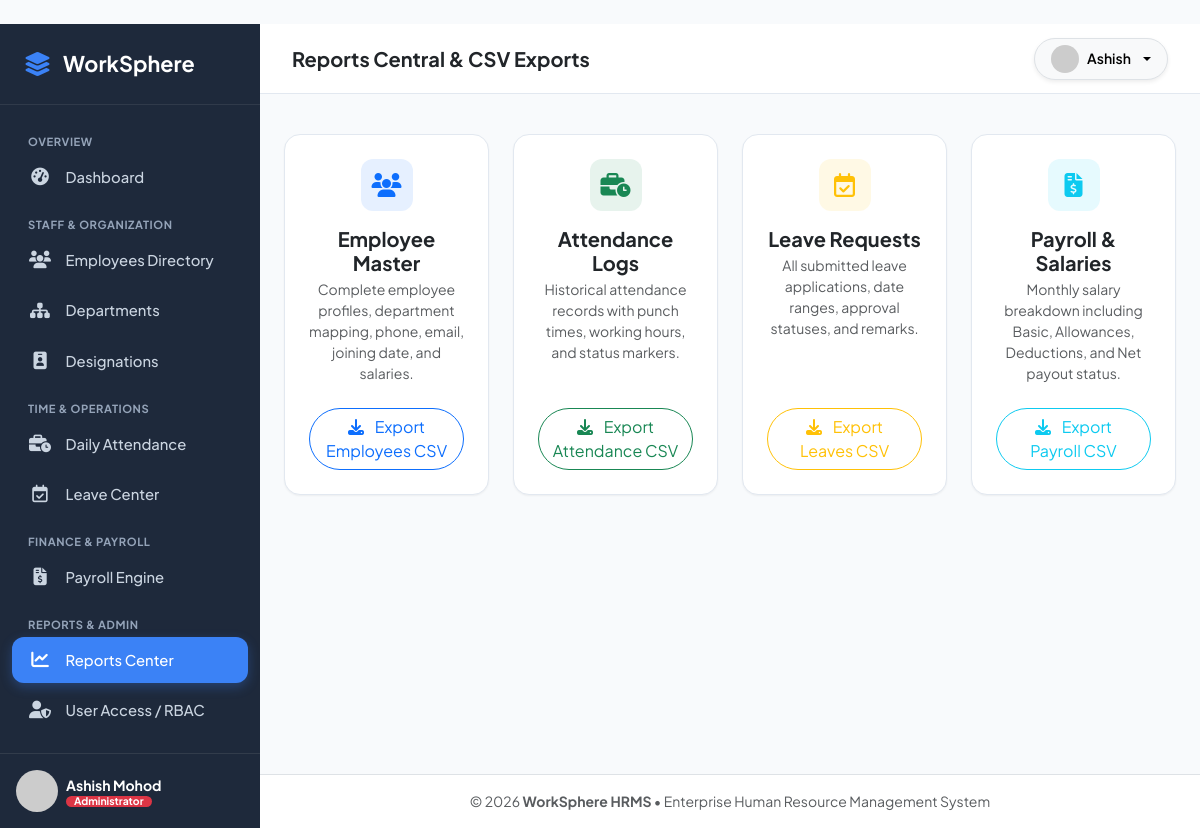
The app's page /reports/ (signed in) with its own data.
### accounts/models.py (models this page shows, shortened)
class User(AbstractUser):
    role = models.CharField(
        max_length=20,
        choices=UserRole.choices,
        default=UserRole.EMPLOYEE,
        help_text="Role determining access permissions within WorkSphere."
    )
    phone = models.CharField(max_length=20, blank=True, null=True)
    profile_picture = models.ImageField(upload_to='avatars/', blank=True, null=True)
    is_verified = models.BooleanField(default=True)
    created_at = models.DateTimeField(auto_now_add=True)
    updated_at = models.DateTimeField(auto_now=True)
    @property
    def get_role_badge(self):
        badges = {
            UserRole.ADMIN: 'bg-danger',
            UserRole.HR: 'bg-primary',
            UserRole.EMPLOYEE: 'bg-info text-dark',
        }
        return badges.get(self.role, 'bg-secondary')
    @property
    def get_avatar_url(self):
        if self.profile_picture and hasattr(self.profile_picture, 'url'):
            return self.profile_picture.url
        return f"https://ui-avatars.com/api/?name={self.get_full_name() or self.username}&background=2563eb&color=fff"

### dashboard/views.py (the view)
# urls.py: path('reports/', views.reports_view, name='reports'),
@login_required
@hr_required
def reports_view(request):
    return render(request, 'dashboard/reports.html')

### templates/dashboard/reports.html (shortened to what this page needs)
﻿{% extends 'base.html' %}
{% block page_title %}Reports Central & CSV Exports{% endblock %}
{% block content %}
<div class="row g-4">
    <div class="col-md-6 col-xl-3">
        <div class="card card-custom p-4 h-100 text-center">
            <div class="stat-icon bg-primary bg-opacity-10 text-primary mx-auto mb-3">
                <i class="fa-solid fa-users"></i>
            </div>
            <h5 class="fw-bold text-dark mb-1">Employee Master</h5>
            <p class="text-muted small mb-4">Complete employee profiles, department mapping, phone, email, joining date, and salaries.</p>
            <a href="{% url 'dashboard:export_employees' %}" class="btn btn-outline-primary rounded-pill w-100 mt-auto">
                <i class="fa-solid fa-download me-2"></i> Export Employees CSV
            </a>
        </div>
    </div>
    <div class="col-md-6 col-xl-3">
        <div class="card card-custom p-4 h-100 text-center">
            <div class="stat-icon bg-success bg-opacity-10 text-success mx-auto mb-3">
                <i class="fa-solid fa-business-time"></i>
            </div>
            <h5 class="fw-bold text-dark mb-1">Attendance Logs</h5>
            <p class="text-muted small mb-4">Historical attendance records with punch times, working hours, and status markers.</p>
            <a href="{% url 'dashboard:export_attendance' %}" class="btn btn-outline-success rounded-pill w-100 mt-auto">
                <i class="fa-solid fa-download me-2"></i> Export Attendance CSV
            </a>
        </div>
    </div>
    <div class="col-md-6 col-xl-3">
        <div class="card card-custom p-4 h-100 text-center">
            <div class="stat-icon bg-warning bg-opacity-10 text-warning mx-auto mb-3">
                <i class="fa-regular fa-calendar-check"></i>
            </div>
            <h5 class="fw-bold text-dark mb-1">Leave Requests</h5>
            <p class="text-muted small mb-4">All submitted leave applications, date ranges, approval statuses, and remarks.</p>
            <a href="{% url 'dashboard:export_leaves' %}" class="btn btn-outline-warning rounded-pill w-100 mt-auto">
                <i class="fa-solid fa-download me-2"></i> Export Leaves CSV
            </a>
        </div>
    </div>
    <div class="col-md-6 col-xl-3">
        <div class="card card-custom p-4 h-100 text-center">
            <div class="stat-icon bg-info bg-opacity-10 text-info mx-auto mb-3">
                <i class="fa-solid fa-file-invoice-dollar"></i>
            </div>
            <h5 class="fw-bold text-dark mb-1">Payroll & Salaries</h5>
            <p class="text-muted small mb-4">Monthly salary breakdown including Basic, Allowances, Deductions, and Net payout status.</p>
            <a href="{% url 'dashboard:export_payroll' %}" class="btn btn-outline-info rounded-pill w-100 mt-auto">
                <i class="fa-solid fa-download me-2"></i> Export Payroll CSV
            </a>
        </div>
    </div>
</div>
{% endblock %}

### templates/base.html (shortened to what this page needs)
﻿<!DOCTYPE html>
<html lang="en">
<head>
    <link href="https://cdn.jsdelivr.net/npm/bootstrap@5.3.2/dist/css/bootstrap.min.css" rel="stylesheet">
    <link rel="stylesheet" href="https://cdnjs.cloudflare.com/ajax/libs/font-awesome/6.5.1/css/all.min.css">
    {% load static %}
    <link rel="stylesheet" href="{% static 'css/style.css' %}">
</head>
<body>
    <div id="app-wrapper">
        <aside id="sidebar">
            <div class="sidebar-brand">
                <i class="fa-solid fa-layer-group fs-4"></i>
                <span>WorkSphere</span>
            </div>
            <ul class="sidebar-menu">
                <li class="menu-header">Overview</li>
                <li>
                    <a href="{% url 'dashboard:index' %}" class="sidebar-link {% if request.resolver_match.app_name == 'dashboard' and request.resolver_match.url_name == 'index' %}active{% endif %}">
                        <i class="fa-solid fa-gauge-high"></i>
                        <span>Dashboard</span>
                    </a>
                </li>
                {% if user.role == 'ADMIN' or user.role == 'HR' or user.is_superuser %}
                <li class="menu-header">Staff & Organization</li>
                <li>
                    <a href="{% url 'employees:list' %}" class="sidebar-link {% if request.resolver_match.app_name == 'employees' and 'department' not in request.path and 'designation' not in request.path %}active{% endif %}">
                        <i class="fa-solid fa-users"></i>
                        <span>Employees Directory</span>
                    </a>
                </li>
                <li>
                    <a href="{% url 'employees:department_list' %}" class="sidebar-link {% if 'departments' in request.path %}active{% endif %}">
                        <i class="fa-solid fa-sitemap"></i>
                        <span>Departments</span>
                    </a>
                </li>
                <li>
                    <a href="{% url 'employees:designation_list' %}" class="sidebar-link {% if 'designations' in request.path %}active{% endif %}">
                        <i class="fa-solid fa-id-badge"></i>
                        <span>Designations</span>
                    </a>
                </li>
                {% endif %}
                <li class="menu-header">Time & Operations</li>
                <li>
                    <a href="{% url 'attendance:list' %}" class="sidebar-link {% if request.resolver_match.app_name == 'attendance' and request.resolver_match.url_name == 'list' %}active{% endif %}">
                        <i class="fa-solid fa-business-time"></i>
                        <span>Daily Attendance</span>
                    </a>
                </li>
                <li>
                    <a href="{% url 'leave_management:list' %}" class="sidebar-link {% if request.resolver_match.app_name == 'leave_management' and request.resolver_match.url_name == 'list' %}active{% endif %}">
                        <i class="fa-regular fa-calendar-check"></i>
                        <span>Leave Center</span>
                    </a>
                </li>
                <li class="menu-header">Finance & Payroll</li>
                <li>
                    <a href="{% url 'payroll:list' %}" class="sidebar-link {% if request.resolver_match.app_name == 'payroll' and request.resolver_match.url_name == 'list' %}active{% endif %}">
                        <i class="fa-solid fa-file-invoice-dollar"></i>
                        <span>Payroll Engine</span>
                    </a>
                </li>
                {% if user.role == 'ADMIN' or user.role == 'HR' or user.is_superuser %}
                <li class="menu-header">Reports & Admin</li>
                <li>
                    <a href="{% url 'dashboard:reports' %}" class="sidebar-link {% if request.resolver_match.url_name == 'reports' %}active{% endif %}">
                        <i class="fa-solid fa-chart-line"></i>
                        <span>Reports Center</span>
                    </a>
                </li>
                <li>
                    <a href="{% url 'accounts:user_list' %}" class="sidebar-link {% if request.resolver_match.app_name == 'accounts' and request.resolver_match.url_name == 'user_list' %}active{% endif %}">
                        <i class="fa-solid fa-user-shield"></i>
                        <span>User Access / RBAC</span>
                    </a>
                </li>
                {% endif %}
            </ul>
            <div class="p-3 border-top border-secondary border-opacity-25 mt-auto">
                <div class="d-flex align-items-center gap-2">
                    <img src="{{ user.get_avatar_url }}" alt="{{ user.username }}" class="avatar-img">
                    <div class="overflow-hidden">
                        <div class="text-white fw-bold text-truncate small">{{ user.get_full_name|default:user.username }}</div>
                        <span class="badge {{ user.get_role_badge }} py-0 px-2 small" style="font-size: 0.65rem;">{{ user.get_role_display }}</span>
                    </div>
                </div>
            </div>
        </aside>
        <div id="main-content">
            <header class="top-navbar">
                <div class="d-flex align-items-center gap-3">
                    <h5 class="fw-bold mb-0 text-dark">{% block page_title %}Dashboard{% endblock %}</h5>
                </div>
                <div class="d-flex align-items-center gap-3">
                    <div class="dropdown">
                        <button class="btn btn-light d-flex align-items-center gap-2 rounded-pill px-3 border dropdown-toggle shadow-sm" type="button" data-bs-toggle="dropdown">
                            <img src="{{ user.get_avatar_url }}" class="rounded-circle" width="28" height="28" alt="avatar">
                            <span class="fw-semibold small d-none d-md-inline">{{ user.first_name|default:user.username }}</span>
                        </button>
                    </div>
                </div>
            </header>
            <div class="px-4 pt-3">
            </div>
            <main class="flex-grow-1 p-4">
                {% block content %}{% endblock %}
            </main>
            <footer class="bg-white border-top py-3 px-4 text-center text-muted small">
                <span>&copy; 2026 <strong>WorkSphere HRMS</strong> &bull; Enterprise Human Resource Management System</span>
            </footer>
        </div>
    </div>
</body>
</html>

### static/css/style.css (style rules this page uses)
body { background-color: #f8fafc; color: var(--text-main); font-family: 'Plus Jakarta Sans', system-ui, -apple-system, sans-serif; min-height: 100vh; display: flex; flex-direction: column; }
#app-wrapper { display: flex; width: 100%; min-height: 100vh; }
#sidebar { width: 260px; background-color: var(--sidebar-bg); color: #f8fafc; flex-shrink: 0; display: flex; flex-direction: column; transition: all 0.3s ease; z-index: 1000; }
#sidebar .sidebar-brand { padding: 1.5rem; font-size: 1.35rem; font-weight: 700; color: #ffffff; display: flex; align-items: center; gap: 0.75rem; border-bottom: 1px solid rgba(255, 255, 255, 0.08); }
#sidebar .sidebar-brand i { color: var(--primary-color); }
#sidebar .sidebar-menu { padding: 1rem 0.75rem; list-style: none; margin: 0; flex-grow: 1; overflow-y: auto; }
.menu-header { font-size: 0.7rem; text-transform: uppercase; letter-spacing: 0.05em; color: #94a3b8; padding: 0.75rem 1rem 0.25rem; font-weight: 700; }
.sidebar-link { display: flex; align-items: center; gap: 0.85rem; padding: 0.75rem 1rem; color: #cbd5e1; text-decoration: none; border-radius: var(--radius-md); font-weight: 500; font-size: 0.925rem; margin-bottom: 0.25rem; transition: all 0.2s ease; }
.sidebar-link.active { color: #ffffff; background-color: var(--primary-color); box-shadow: 0 4px 12px rgba(59, 130, 246, 0.3); }
.sidebar-link i { font-size: 1.1rem; width: 24px; text-align: center; }
#main-content { flex-grow: 1; display: flex; flex-direction: column; min-width: 0; overflow-x: hidden; }
.top-navbar { background: #ffffff; border-bottom: 1px solid var(--border-color); padding: 0.85rem 2rem; display: flex; align-items: center; justify-content: space-between; position: sticky; top: 0; z-index: 900; }
.stat-icon { width: 52px; height: 52px; border-radius: var(--radius-md); display: flex; align-items: center; justify-content: center; font-size: 1.5rem; }
.card-custom { background: #ffffff; border: 1px solid var(--border-color); border-radius: var(--radius-lg); box-shadow: var(--shadow-sm); }
.avatar-img { width: 42px; height: 42px; border-radius: 50%; object-fit: cover; }

### records on screen
User: get_full_name "Ashish Mohod", role "Administrator", first_name "Ashish"
